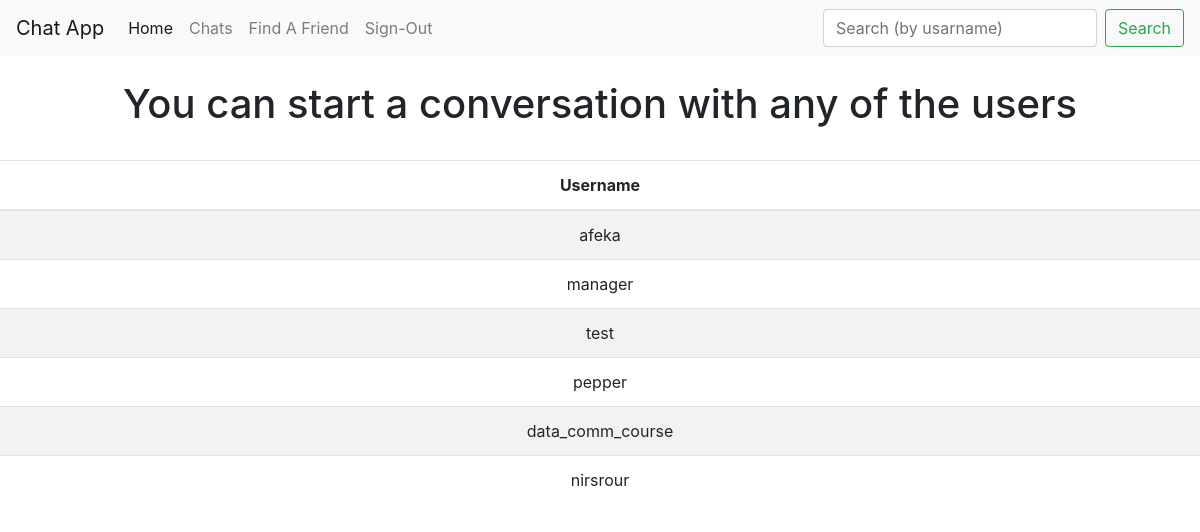
/2/all_users, run on the app's committed database.
### chat/models.py (models this page shows, shortened)
class UserSetting(models.Model):
    full_name = models.TextField(max_length=50)
    email = models.EmailField(unique=True)
    username = models.TextField(max_length=25, unique=True)
    password = models.CharField(max_length=30)

### chat/views.py (the view)
# urls.py: path('<int:pk>/all_users', views.all_users, name="all_users"),
def all_users(request, pk):
    user = UserSetting.objects.filter(id=pk)[0]
    users = UserSetting.objects.exclude(id=pk)
    return render(request, "all_users.html", {"users": users, "id": pk, "username": user.username})

### templates/all_users.html (shortened to what this page needs)
{% extends "base.html" %}
{% block content %}
<container class="main">
    <h1> You can start a conversation with any of the users</h1>
    <br>
        <table class="table table-striped">
        <thead>
            <tr>
            <th scope="col">Username</th>
            </tr>
        </thead>
        <tbody>
            {% for user in users %}
            <tr>
            <td>{{user.username}}</td>
            </tr>
            {% endfor %}
        </tbody>
        </table>
</container>
{% endblock %}

### templates/all_users.html (style rules this page uses)
.main { width: 100%; max-width: 330px; padding: 15px; margin: auto; text-align: center; }

### data on the page
UserSetting: username "afeka"
UserSetting: username "manager"
UserSetting: username "test"
UserSetting: username "pepper"
UserSetting: username "data_comm_course"
UserSetting: username "nirsrour"
